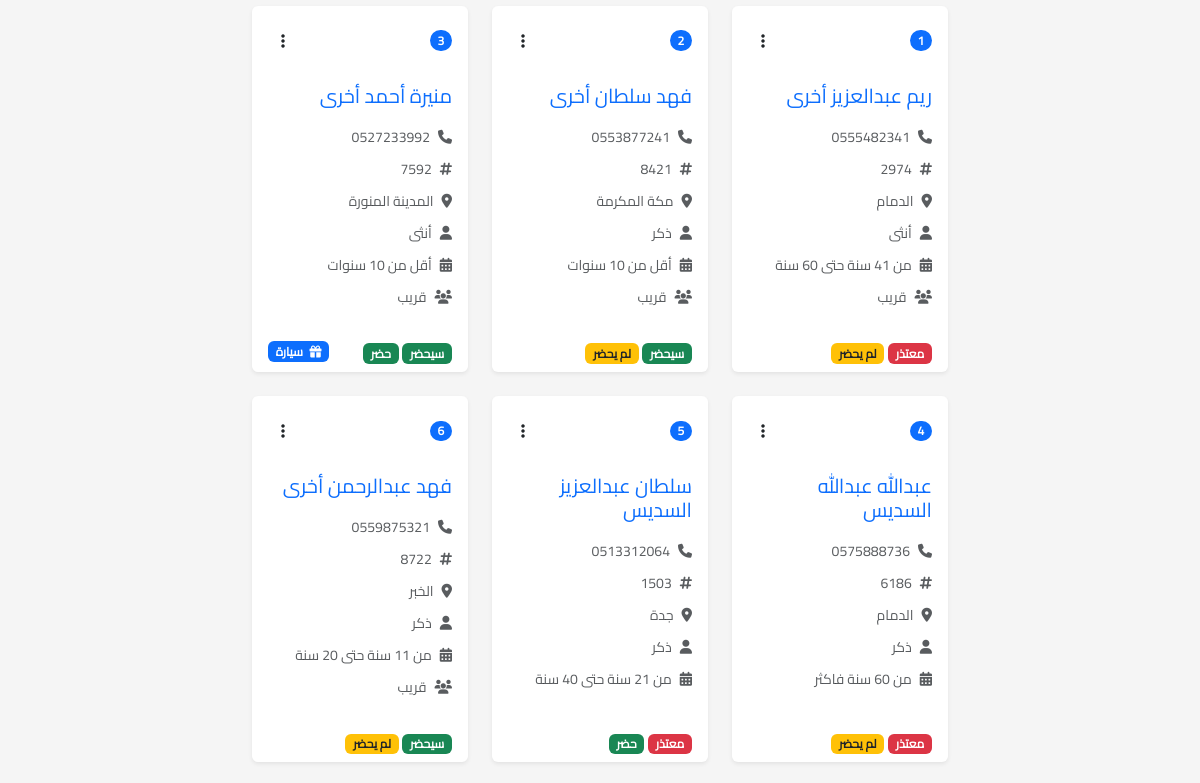
Page /admin?page=2&search=&gender=all&attendance=all&is_attended=all (signed in, middle part) on the earlier database version.
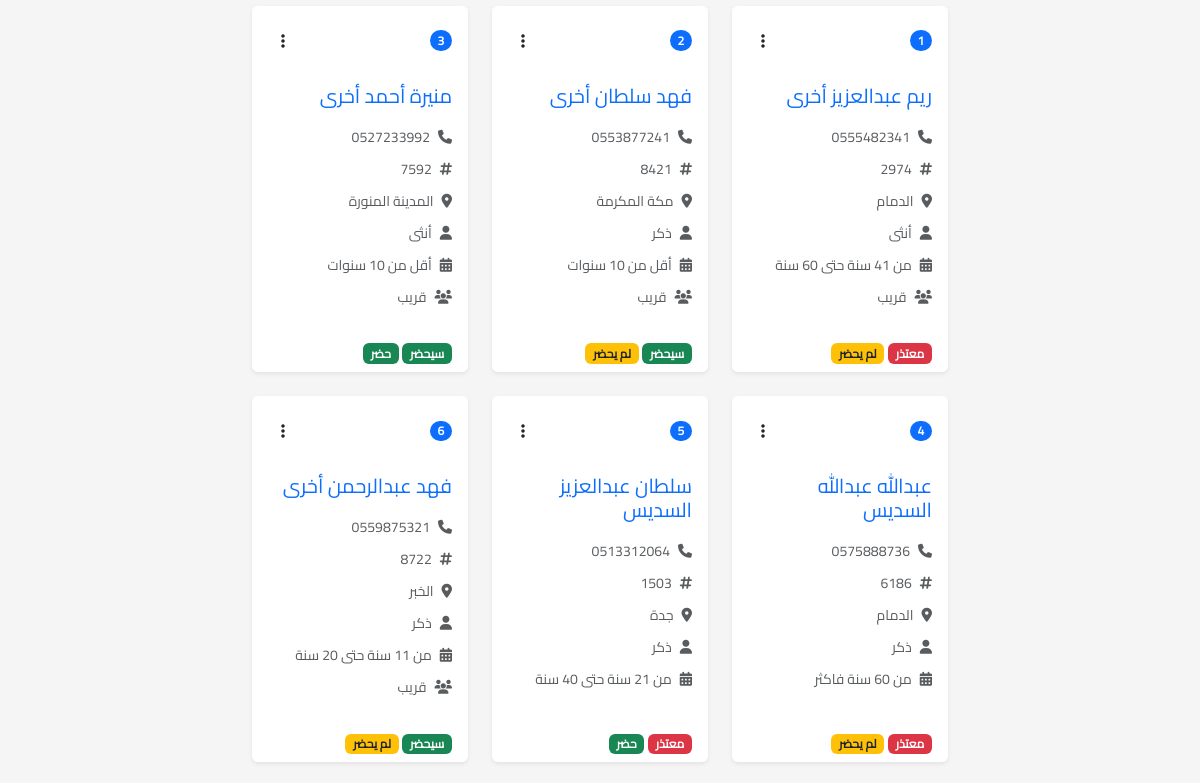
Same page on the later database version.
### app.py (models this page shows, shortened)
class Registration(db.Model):
    __tablename__ = "registration"
    id = db.Column(db.Integer, primary_key=True, autoincrement=True)
    phone_number = db.Column(db.String(16), unique=True, nullable=False)
    first_name = db.Column(db.Text, nullable=False)
    family_name = db.Column(db.Text, nullable=False)
    father_name = db.Column(db.Text)
    first_grand_name = db.Column(db.Text)
    second_grand_name = db.Column(db.Text)
    third_grand_name = db.Column(db.Text)
    relation = db.Column(db.Text)
    age = db.Column(db.String(3))
    gender = db.Column(db.String(15))
    city = db.Column(db.Text)
    attendance = db.Column(db.Text, nullable=False)
    ideas = db.Column(db.Text)
    registration_number = db.Column(db.String(4), unique=True)
    prize_id = db.Column(db.Integer, db.ForeignKey("prize.id", name="fk_reg_prize_id"))
    is_attended = db.Column(db.Boolean, default=False)
    prize = db.relationship('Prize', backref='winner', lazy=True)

class Prize(db.Model):
    __tablename__ = "prize"
    id = db.Column(db.Integer, primary_key=True)
    name = db.Column(db.String(100), nullable=False)
    description = db.Column(db.Text)
    guest_registration_number = db.Column(db.String(4))
    allowed_families = db.Column(db.String(100))
    allowed_age_range = db.Column(db.String(100))
    allowed_gender = db.Column(db.String(100))
    is_next = db.Column(db.Boolean, default=False)

### app.py (the view, shortened to what this page needs)
@app.route("/admin/", methods=["GET", "POST"])
@app.route("/admin", methods=["GET", "POST"])
@role_required(['admin'])
def admin():
    form = CloseRegistrationForm()
    if form.validate_on_submit() and "reg_status_form" in request.form:
        app.config["Close_Registrations"] = not app.config["Close_Registrations"]
        flash("تم تحديث حالة التسجيل بنجاح", "success")
        return redirect(url_for("admin"))
    search_query = request.args.get('search', '').strip()
    gender_filter = request.args.get('gender', 'all')
    attendance_filter = request.args.get('attendance', 'all')
    is_attended_filter = request.args.get('is_attended', 'all')
    page = request.args.get('page', 1, type=int)
    per_page = 12  # Show 12 cards per page (4 rows of 3 cards)
    query = Registration.query
    if gender_filter != 'all':
        query = query.filter(Registration.gender == gender_filter)
    if attendance_filter != 'all':
        query = query.filter(Registration.attendance == attendance_filter)
    if is_attended_filter != 'all':
        is_attended = is_attended_filter == 'yes'
        query = query.filter(Registration.is_attended == is_attended)
    query = query.order_by(Registration.id.desc())
    guests = query.paginate(page=page, per_page=per_page, error_out=False)
    total_guests = query.count()  # Total filtered guests
    guests_count = Registration.query.count()  # Total overall guests
    guest_male = Registration.query.filter_by(gender="ذكر").count()
    guest_female = Registration.query.filter_by(gender="أنثى").count()
    guest_attendance = Registration.query.filter_by(attendance="سوف أحضر باذن الله").count()
    guest_not_attendance = Registration.query.filter_by(attendance="أعتذر عن الحضور").count()
    guest_is_attended = Registration.query.filter_by(is_attended=True).count()
    children_count = Children.query.count()
    children_male = Children.query.filter_by(gender="ذكر").count()
    children_female = Children.query.filter_by(gender="أنثى").count()
    return render_template(
        "admin.html",
        guests=guests,
        total_guests=total_guests,
        form=form,
        close_registrations=app.config["Close_Registrations"],
        guests_count=guests_count,
        guest_male=guest_male,
        guest_female=guest_female,
        guest_attendance=guest_attendance,
        guest_not_attendance=guest_not_attendance,
        guest_is_attended=guest_is_attended,
        children_count=children_count,
        children_male=children_male,
        children_female=children_female,
        search_query=search_query,
        gender_filter=gender_filter,
        attendance_filter=attendance_filter,
        is_attended_filter=is_attended_filter
    )

### app.py (called while the page is built)
def role_required(allowed_roles):
    def decorator(f):
        @wraps(f)
        def decorated_function(*args, **kwargs):
            if 'role' not in session:
                flash('يرجى تسجيل الدخول أولاً', 'error')
                if request.endpoint != 'admin_login':  # Prevent redirect loop
                    return redirect(url_for('admin_login'))
                return f(*args, **kwargs)
            if session['role'] not in allowed_roles:
                flash('غير مصرح لك بالوصول لهذه الصفحة', 'error')
                if session['role'] == 'receptionist':
                    return redirect(url_for('confirm_attendence'))
                return redirect(url_for('index'))
            return f(*args, **kwargs)
        return decorated_function
    return decorator

@app.context_processor
def utility_processor():
    return {
        'min': min,
        'max': max  # Also adding max since we might need it
    }

### templates/admin.html (shortened to what this page needs)
<!DOCTYPE html>
{% extends 'base.html' %}
{% block content %}
    <div class="row row-cols-1 row-cols-md-2 row-cols-lg-3 g-4">
        {% for guest in guests.items %}
        <div class="col">
            <div class="card h-100 border-0 shadow-sm">
                <div class="card-header bg-transparent border-bottom-0 pt-3">
                    <div class="d-flex justify-content-between align-items-center">
                        <span class="badge bg-primary rounded-pill">{{ loop.index }}</span>
                        <div class="dropdown">
                            <button class="btn btn-link text-dark" type="button" data-bs-toggle="dropdown">
                                <i class="fas fa-ellipsis-v"></i>
                            </button>
                        </div>
                    </div>
                </div>
                <div class="card-body">
                    <h5 class="card-title text-primary mb-3">
                        {{ guest.first_name }} {{ guest.father_name }} {{ guest.family_name }}
                    </h5>
                    <div class="mb-2">
                        <small class="text-muted"><i class="fas fa-phone me-2"></i>{{ guest.phone_number }}</small>
                    </div>
                    <div class="mb-2">
                        <small class="text-muted"><i class="fas fa-hashtag me-2"></i>{{ guest.registration_number }}</small>
                    </div>
                    <div class="mb-2">
                        <small class="text-muted"><i class="fas fa-map-marker-alt me-2"></i>{{ guest.city }}</small>
                    </div>
                    <div class="mb-2">
                        <small class="text-muted"><i class="fas fa-user me-2"></i>{{ guest.gender }}</small>
                    </div>
                    <div class="mb-2">
                        <small class="text-muted"><i class="fas fa-calendar-alt me-2"></i>{{ guest.age }}</small>
                    </div>
                    {% if guest.relation %}
                    <div class="mb-2">
                        <small class="text-muted"><i class="fas fa-users me-2"></i>{{ guest.relation }}</small>
                    </div>
                    {% endif %}
                </div>
                <div class="card-footer bg-transparent border-top-0">
                    <div class="d-flex justify-content-between align-items-center">
                        <div>
                            {% if guest.attendance == 'سوف أحضر باذن الله' %}
                                <span class="badge bg-success">سيحضر</span>
                            {% else %}
                                <span class="badge bg-danger">معتذر</span>
                            {% endif %}
                            {% if guest.is_attended %}
                                <span class="badge bg-success">حضر</span>
                            {% else %}
                                <span class="badge bg-warning text-dark">لم يحضر</span>
                            {% endif %}
                        </div>
                        {% if guest.prize %}
                            <span class="badge bg-primary">
                                <i class="fas fa-gift me-1"></i>
                                {{ guest.prize.name }}
                            </span>
                        {% endif %}
                    </div>
                </div>
            </div>
        </div>
        {% endfor %}
    </div>
{% endblock %}

Differences in the rows shown:
changed Registration "منيرة": prize.name "سيارة" → (not shown)
